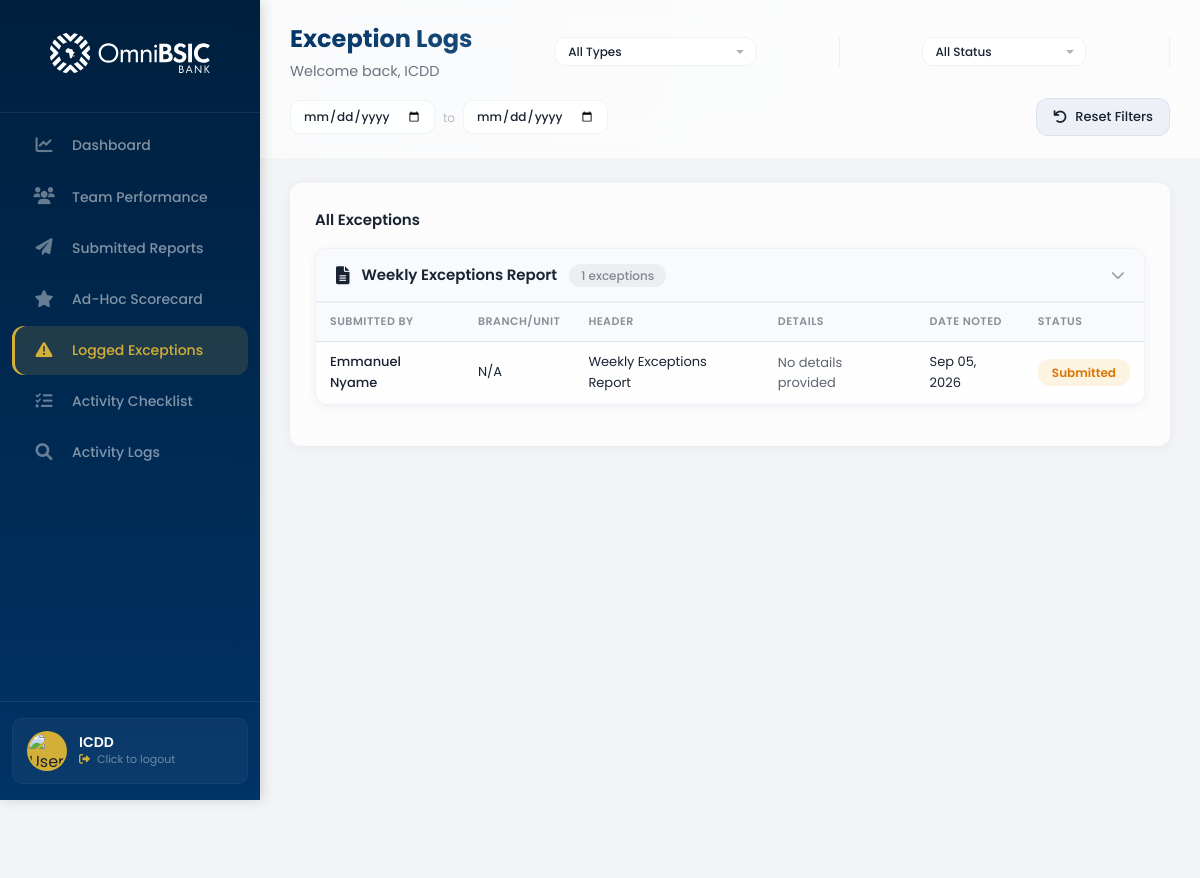
Screenshot of /adminboard/supervisor/logged-exceptions/ (signed in) with the database file from the repository.
### control_dashboard/models.py (models this page shows, shortened)
class UserProfile(models.Model):
    ROLE_CHOICES = [
        ('admin', 'Admin'),
        ('supervisor', 'Supervisor'),
        ('member', 'Member'),
    ]
    POSITION_CHOICES = [
        ('hc', 'Headoffice Control'),
        ('cc', 'Cluster Control'),
    ]
    STATUS_CHOICES = [
        ('active', 'Active'),
        ('inactive', 'Inactive'),
    ]
    user = models.OneToOneField(
        User,
        on_delete=models.CASCADE,
        related_name='profile',
        null=True,
        blank=True
    )
    email = models.EmailField(unique=True)
    full_name = models.CharField(max_length=200)
    username = models.CharField(max_length=150, unique=True, blank=True, null=True)
    position = models.CharField(max_length=50, choices=POSITION_CHOICES, default='member')
    role = models.CharField(max_length=50, choices=ROLE_CHOICES, default='member')
    status = models.CharField(max_length=50, choices=STATUS_CHOICES, default='active')
    departments = models.ManyToManyField(
        'Department',
        blank=True,
        related_name='user_profiles'
    )
    branches = models.ManyToManyField(
        'Branch',
        blank=True,
        related_name='user_profiles'
    )
    created_at = models.DateTimeField(auto_now_add=True)
    updated_at = models.DateTimeField(auto_now=True)
    class Meta:
        db_table = 'user_profiles'
        ordering = ['full_name']

class Report(models.Model):
    FREQUENCY_CHOICES = [
        ('one-off', 'One Off'),
        ('daily', 'Daily'),
        ('weekly', 'Weekly'),
        ('monthly', 'Monthly'),
        ('quarterly', 'Quarterly'),
        ('yearly', 'Yearly'),
    ]
    STATUS_CHOICES = [
        ('assigned', 'Assigned'),
        ('in_progress', 'In Progress'),
        ('completed', 'Completed'),
    ]
    report_type = models.CharField(max_length=200)
    frequency = models.CharField(max_length=50, choices=FREQUENCY_CHOICES, default='one-off')
    description = models.TextField(blank=True)
    deadline_date = models.DateField(null=True, blank=True)
    deadline_time = models.TimeField(null=True, blank=True)
    assigned_to = models.ManyToManyField('UserProfile', blank=True, related_name='assigned_reports')
    is_assigned_to_all = models.BooleanField(default=False)
    status = models.CharField(max_length=50, choices=STATUS_CHOICES, default='assigned')
    created_by = models.ForeignKey('UserProfile', on_delete=models.CASCADE, related_name='created_reports')
    created_at = models.DateTimeField(auto_now_add=True)
    updated_at = models.DateTimeField(auto_now=True)
    def get_status_display(self):
        return dict(self.STATUS_CHOICES).get(self.status, self.status)
    class Meta:
        db_table = 'reports'
        ordering = ['-created_at']

### control_dashboard/views.py (the view, shortened to what this page needs)
# urls.py: path('supervisor/logged-exceptions/', views.logged_exceptions, name='logged_exceptions'),
@login_required
def logged_exceptions(request):
    try:
        user_profile = UserProfile.objects.get(email=request.user.email)
        if user_profile.role != 'supervisor' and user_profile.role != 'admin':
            messages.error(request, 'You do not have permission to access this page.')
            return redirect_dashboard(request.user)
    except UserProfile.DoesNotExist:
        return redirect_dashboard(request.user)
    type_filter = request.GET.get('type', 'all')
    status_filter = request.GET.get('status', 'all')
    start_date = request.GET.get('start_date', '')
    end_date = request.GET.get('end_date', '')
    search_query = request.GET.get('search', '')
    exceptions = Report.objects.exclude(
        status__in=['assigned', 'in_progress']
    ).order_by('-created_at')
    if type_filter != 'all':
        exceptions = exceptions.filter(report_type=type_filter)
    if status_filter != 'all':
        exceptions = exceptions.filter(status=status_filter)
    if start_date:
        try:
            start_date_obj = datetime.strptime(start_date, '%Y-%m-%d').date()
            exceptions = exceptions.filter(created_at__date__gte=start_date_obj)
        except ValueError:
            pass
    if end_date:
        try:
            end_date_obj = datetime.strptime(end_date, '%Y-%m-%d').date()
            exceptions = exceptions.filter(created_at__date__lte=end_date_obj)
        except ValueError:
            pass
    report_types = Report.objects.exclude(
        status__in=['assigned', 'in_progress']
    ).values_list('report_type', flat=True).distinct()
    context = {
        'user_profile': user_profile,
        'exceptions': exceptions,
        'report_types': report_types,
        'type_filter': type_filter,
        'status_filter': status_filter,
        'start_date': start_date,
        'end_date': end_date,
        'search_query': search_query,
    }
    return render(request, 'control_dashboard/logged.html', context)

### control_dashboard/templates/control_dashboard/logged.html (shortened to what this page needs)
{% extends 'control_dashboard/base.html' %}
{% load static %}
{% block extra_css %}
<link rel="stylesheet" href="{% static 'stylesheets/logged-exceptions.css' %}" type="text/css">
{% endblock %}
{% block dashboard_url %}{% url 'control_dashboard:supervisor_dashboard' %}{% endblock %}
{% block nav_links %}
<li><a href="{% url 'control_dashboard:supervisor_dashboard' %}">
    <span class="nav-icon"><i class="fas fa-chart-line"></i></span>
    <span class="nav-text">Dashboard</span>
</a></li>
<li><a href="{% url 'control_dashboard:team_performance' %}">
    <span class="nav-icon"><i class="fas fa-users"></i></span>
    <span class="nav-text">Team Performance</span>
</a></li>
<li><a href="{% url 'control_dashboard:submitted_reports' %}">
    <span class="nav-icon"><i class="fas fa-paper-plane"></i></span>
    <span class="nav-text">Submitted Reports</span>
</a></li>
<li><a href="{% url 'control_dashboard:ad_hoc_scorecard' %}">
    <span class="nav-icon"><i class="fas fa-star"></i></span>
    <span class="nav-text">Ad-Hoc Scorecard</span>
</a></li>
<li class="active"><a href="{% url 'control_dashboard:logged_exceptions' %}">
    <span class="nav-icon"><i class="fas fa-exclamation-triangle"></i></span>
    <span class="nav-text">Logged Exceptions</span>
</a></li>
<li><a href="{% url 'control_dashboard:supervisor_checklist' %}">
    <span class="nav-icon"><i class="fas fa-tasks"></i></span>
    <span class="nav-text">Activity Checklist</span>
</a></li>
<li><a href="{% url 'control_dashboard:supervisor_activity_logs' %}">
    <span class="nav-icon"><i class="fas fa-search"></i></span>
    <span class="nav-text">Activity Logs</span>
</a></li>
{% endblock %}
{% block page_title %}
Exception Logs
{% endblock %}
{% block top_header_center %}
<div class="header-filter-group">
    <select id="type-filter" class="header-select" onchange="applyFilters()">
        <option value="all">All Types</option>
    </select>
</div>
<div class="header-filter-group">
    <select id="status-filter" class="header-select" onchange="applyFilters()">
        <option value="all">All Status</option>
    </select>
</div>
<div class="header-date-group">
    <div class="header-date-wrapper">
        <input type="date" id="start-date" class="header-date-input" value="{{ start_date }}" onchange="applyFilters()">
        <span>to</span>
        <input type="date" id="end-date" class="header-date-input" value="{{ end_date }}" onchange="applyFilters()">
    </div>
</div>
{% endblock %}
{% block top_header_right %}
<button class="btn-reset-header" onclick="resetFilters()">
    <i class="fas fa-undo"></i> Reset Filters
</button>
{% endblock %}
{% block content %}
<div class="table-container">
    <div class="table-header">
        <h4>All Exceptions</h4>
    </div>
    {% if exceptions %}
        {% regroup exceptions by report_type as exception_groups %}
        {% for group in exception_groups %}
            <div class="report-type-group">
                <div class="report-type-header" onclick="toggleReportType(this)">
                    <div class="report-type-left">
                        <i class="fas fa-file-alt report-type-icon"></i>
                        <h3 class="report-type-title">{{ group.grouper|default:"Uncategorized" }}</h3>
                        <span class="report-type-count">{{ group.list|length }} exceptions</span>
                    </div>
                    <div class="report-type-toggle">
                        <i class="fas fa-chevron-down"></i>
                    </div>
                </div>
                <div class="report-type-body">
                    <table class="report-details-table">
                        <thead>
                            <tr>
                                <th>Submitted By</th>
                                <th>Branch/Unit</th>
                                <th>Header</th>
                                <th>Details</th>
                                <th>Date Noted</th>
                                <th>Status</th>
                            </tr>
                        </thead>
                        <tbody>
                            {% for exception in group.list %}
                            <tr>
                                <td>
                                    <span class="user-name">{{ exception.created_by.full_name|default:exception.created_by.email }}</span>
                                </td>
                                <td>
                                    {% if exception.data.BRANCH_UNIT %}
                                        {{ exception.data.BRANCH_UNIT }}
                                    {% elif exception.data.branch %}
                                        {{ exception.data.branch }}
                                    {% elif exception.data.unit %}
                                        {{ exception.data.unit }}
                                    {% else %}
                                        N/A
                                    {% endif %}
                                </td>
                                <td>
                                    {% if exception.data.Exception_Header %}
                                        {{ exception.data.Exception_Header }}
                                    {% elif exception.data.header %}
                                        {{ exception.data.header }}
                                    {% else %}
                                        {{ exception.report_type }}
                                    {% endif %}
                                </td>
                                <td>
                                    <div class="exception-details-cell">
                                        {% if exception.data.Exception_Details %}
                                            <p>{{ exception.data.Exception_Details|truncatechars:150 }}</p>
                                        {% elif exception.data.details %}
                                            <p>{{ exception.data.details|truncatechars:150 }}</p>
                                        {% elif exception.data.OBSERVATION %}
                                            <p>{{ exception.data.OBSERVATION|truncatechars:150 }}</p>
                                        {% else %}
                                            <p>No details provided</p>
                                        {% endif %}
                                    </div>
                                </td>
                                <td>
                                    {% if exception.data.DATE %}
                                        <span class="time-stamp">{{ exception.data.DATE }}</span>
                                    {% else %}
                                        <span class="time-stamp">{{ exception.created_at|date:"M d, Y" }}</span>
                                    {% endif %}
                                </td>
                                <td>
                                    {% if exception.data.STATUS %}
                                        <span class="status-badge {{ exception.data.STATUS|lower }}">
                                            {{ exception.data.STATUS }}
                                        </span>
                                    {% elif exception.data.status %}
                                        <span class="status-badge {{ exception.data.status|lower }}">
                                            {{ exception.data.status }}
                                        </span>
                                    {% else %}
                                        <span class="status-badge {{ exception.status }}">
                                            {{ exception.get_status_display }}
                                        </span>
                                    {% endif %}
                                </td>
                            </tr>
                            {% endfor %}
                        </tbody>
                    </table>
                </div>
            </div>
        {% endfor %}
    {% else %}
        <div class="empty-state">
            <i class="fas fa-check-circle"></i>
            <p>No exceptions found. Everything looks good!</p>
        </div>
    {% endif %}
</div>
{% endblock %}

### control_dashboard/templates/control_dashboard/base.html (shortened to what this page needs)
{% load static %}
<!DOCTYPE html>
<html>
    <head>
        <link rel="stylesheet" href="{% static 'stylesheets/base.css' %}" type="text/css">
        <link rel="stylesheet" href="https://cdnjs.cloudflare.com/ajax/libs/font-awesome/6.0.0-beta3/css/all.min.css">
        {% block extra_css %}{% endblock %}
    </head>
    <body>
        <div class="page-wrapper">
            <div class="nav-bar">
                <div class="logo">
                    <a href="{% block dashboard_url %}{% url 'control_dashboard:member_dashboard' %}{% endblock %}">
                        <img src="{% static 'images/OmniBSIC_Bank_Logo.svg' %}" alt="Bank Logo">
                    </a>
                </div>
                <ul class="nav-links">
                    {% block nav_links %}{% endblock %}
                </ul>
                <div class="nav-footer">
                    <div class="nav-profile-card" onclick="logoutUser()" style="cursor: pointer;" title="Click to logout">
                        <div class="nav-profile-img-wrapper">
                            <img src="{% static 'images/user-avatar.jpg' %}" alt="User Profile Image">
                        </div>
                        <div class="nav-profile-info">
                            <h4 class="nav-user-name">{{ user_profile.full_name|default:"User" }}</h4>
                            <p class="nav-user-role">
                                <i class="fas fa-sign-out-alt" style="font-size: 11px; margin-right: 4px;"></i>
                                Click to logout
                            </p>
                        </div>
                    </div>
                </div>
            </div>
            <div class="main-content-wrapper">
                <div class="top-header">
                    <div class="top-header-left">
                        <span class="page-title">{% block page_title %}Dashboard{% endblock %}</span>
                        {% block page_subtitle %}
                        <span class="page-subtitle">Welcome back, {{ user_profile.full_name|default:"User" }}</span>
                        {% endblock %}
                    </div>
                    {% block top_header_center %}{% endblock %}
                    <div class="top-header-right">
                        {% block top_header_right %}{% endblock %}
                    </div>
                </div>
                <div class="main-content">
                    {% block content %}{% endblock %}
                </div>
            </div>
        </div>
    </body>
</html>

### rows the page displays
UserProfile: full_name "ICDD"
Report: grouper "Weekly Exceptions Report", created_by.full_name "Emmanuel Nyame", report_type "Weekly Exceptions Report", created_at "Sep 05, 2026", status "Submitted"

### other values shown
{{ group.list|length }} "1"
